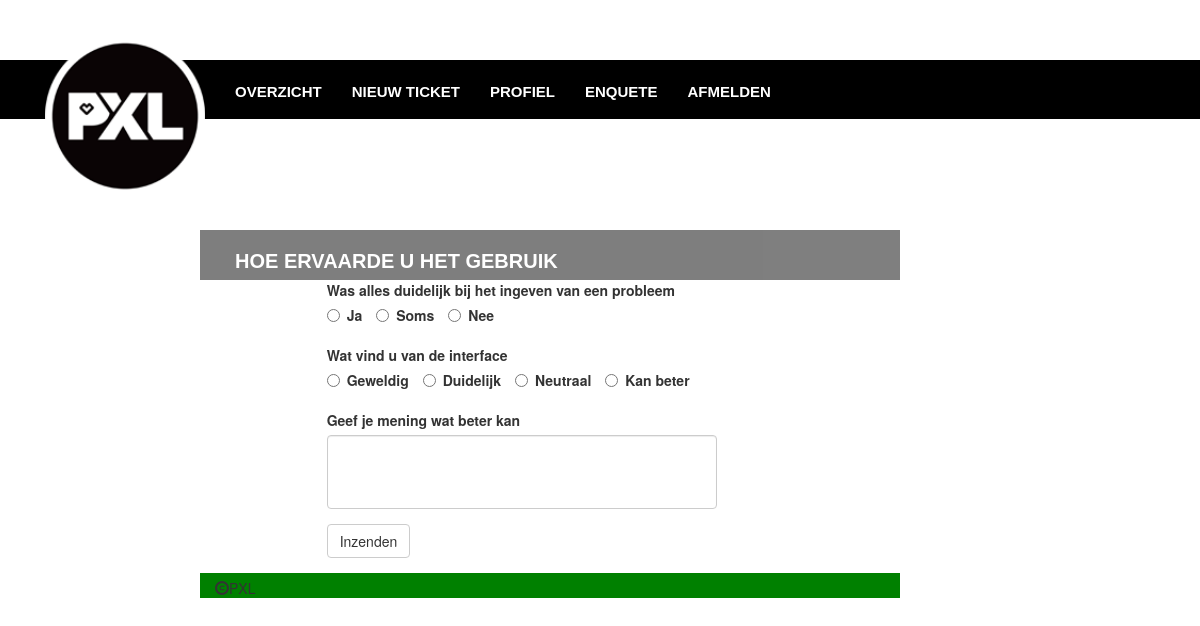
/index.php/enquete_controller, run on an earlier commit of the app's database.
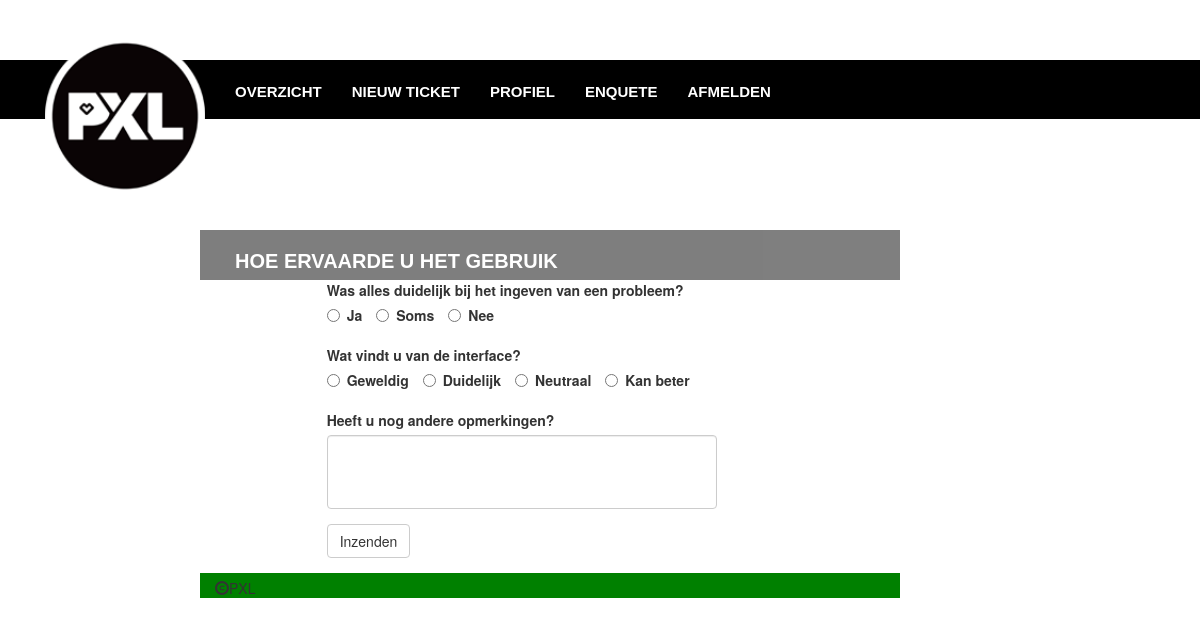
And on a later commit of the database.
### tables this page shows
CREATE TABLE `vragen` (
  `vragenID` int(5) NOT NULL,
  `vraag_text` varchar(255) NOT NULL,
  `antw1_text` varchar(255) NOT NULL,
  `antw2_text` varchar(255) NOT NULL,
  `antw3_text` varchar(255) NOT NULL,
  `antw4_text` varchar(255) NOT NULL
);

### www/application/controllers/enquete_controller.php (called while the page is built, shortened)
<?php
class enquete_controller extends CI_Controller
{
    function __construct()
    {
        $this->load->model('enquete_model', '', TRUE);
    }
    function index()
    {
        $session_data = $this->session->userdata('logged_in');
        $data = array('userID' => $session_data['userID'], 'vragen' => $this->enquete_model->get_vragen());
        $this->load->view('Layout/header');
        $this->load->view('Layout/navigation');
        $this->load->view('user_enquete_view', $data);
        $this->load->view('Layout/footer');
    }
}

### www/index.php (called while the page is built, shortened)
<?php
require_once BASEPATH.'core/CodeIgniter.php';

### www/application/models/enquete_model.php (called while the page is built, shortened)
<?php
class enquete_model extends CI_Model
{
    function get_vragen()
    {
        $this->db->select('vragenID, vraag_text, antw1_text, antw2_text, antw3_text, antw4_text');
        $this->db->from('vragen');
        $query = $this->db->get();
        return $query->result();
    }
}

### www/application/views/user_enquete_view.php (the view, shortened to what this page needs)
<div class="col-md-7 col-md-offset-2 titel">
    <h1>Hoe ervaarde u het gebruik</h1>
</div>
<div class="col-md-7 col-md-offset-2 main home ">
    <div class="col-md-7 col-md-offset-2 center ">
        <?php echo form_open('enquete_controller/afmelden');?>
           <div class="form-group row">
               <label> <?= htmlentities($vragen[0] -> vraag_text, ENT_QUOTES, 'UTF-8'); ?></label></br>
               <?php
                    $vraag1 = array
                    (
                        0 => htmlentities($vragen[0] -> antw1_text, ENT_QUOTES, 'UTF-8'),
                        1 => htmlentities($vragen[0] -> antw2_text, ENT_QUOTES, 'UTF-8'),
                        2 => htmlentities($vragen[0] -> antw3_text, ENT_QUOTES, 'UTF-8')
                    );
               for ($i = 0; $i < 3; $i++)
               {
               ?>
                   <div class="radio-inline">
                       <?php echo form_radio(array(
                           'name' => 'vraag1',
                           'value' => $vraag1[$i],
                           'checked' => set_radio('vraag1',$vraag1[$i])
                       ));
                       echo form_label($vraag1[$i],'vraag1');
                       ?>
                   </div>
              <?php }
               ?>
           </div>
           <div class="form-group row">
                <label><?= htmlentities($vragen[1] -> vraag_text, ENT_QUOTES, 'UTF-8'); ?></label></br>
               <?php
                   $vraag2 = array
                   (
                       0 => htmlentities($vragen[1] -> antw1_text, ENT_QUOTES, 'UTF-8'),
                       1 => htmlentities($vragen[1] -> antw2_text, ENT_QUOTES, 'UTF-8'),
                       2 => htmlentities($vragen[1] -> antw3_text, ENT_QUOTES, 'UTF-8'),
                       3 => htmlentities($vragen[1] -> antw4_text, ENT_QUOTES, 'UTF-8'),
                   );
                    for($i = 0;$i<4;$i++)
                    {
                        ?>
                       <div class="radio-inline">
                          <?php echo form_radio(array(
                           'name' => 'vraag2',
                           'id' => 'vraag2',
                           'value' => $vraag2[$i],
                           'checked' => set_radio('vraag2',$vraag2[$i])
                          ));
                               echo form_label($vraag2[$i],'vraag2');
                          ?>
                   </div>
                    <?php } ?>
           </div>
           <div class="form-group row">
               <label><?= htmlentities($vragen[2] -> vraag_text, ENT_QUOTES, 'UTF-8'); ?></label>
               <textarea class="form-control" rows="3" name="feedback" id="feedback"></textarea>
           </div>
            <div class="form-group row">
               <input class="btn btn-default" type="submit" value="Inzenden" name="submit" id="submit"/>
           </div>
       <?php echo form_close() ?>
    </div>
</div>

### www/application/views/Layout/header.php (shortened to what this page needs)
<!DOCTYPE html>
<html lang="en">
<head>
    <?= link_tag('/assets/bootstrap/css/bootstrap.css') ?>
    <?= link_tag('/assets/bootstrap/css/customStyle.css') ?>
    <?= link_tag('/assets/bootstrap/js/customJavaScript.js') ?>
    <?= link_tag('assets/tablePlugin/css/vendor/bootstrap.min.css')?>
    <?= link_tag('assets/tablePlugin/css/vendor/font-awesome.min.css')?>
    <?= link_tag('assets/tablePlugin/css/jquery.bdt.css')?>
</head>

### www/application/views/Layout/navigation.php (shortened to what this page needs)
<body id="background">
<header class="container hoofding">
    <div id="pxlLine"></div>
<div class="hidden-xs hidden-sm">
    <img class="col-md-2 " src="<?php echo base_url();?>assets/Pictures/Logo_PXL.png" alt="PXL logo"/>
    <nav class="navbar">
        <ul class="nav navbar-nav navbar-style">
            <li class="active"><?php echo anchor(array('home','index'),'Overzicht'); ?></li>
            <li><?php echo anchor(site_url(array('newTicket_controller','index')),'Nieuw ticket');?></li>
            <li><?php echo anchor(site_url(array('profiel_controller','index')),'Profiel');?></li>
            <li><?php echo anchor(site_url(array('enquete_controller','index')),'Enquete');?></li>
            <li><?php echo anchor(site_url(array('home','logout')),'Afmelden'); ?></li>
        </ul>
    </nav>
</div>
    <div class="col-md-2"></div>
</header>

### www/application/views/Layout/footer.php
<?= link_tag('/assets/bootstrap/css/bootstrap.css') ?>
</body>
<footer class="footer col-md-7 col-md-offset-2">
<p><span class="glyphicon glyphicon-copyright-mark"></span>PXL</p>
</footer>
</html>

What changed in the data, as far as the page shows it:
changed vragen "Ja": vraag_text "Was alles duidelijk bij het ingeven van een probleem" → "Was alles duidelijk bij het ingeven van een probleem?"
changed vragen "Geweldig": vraag_text "Wat vind u van de interface" → "Wat vindt u van de interface?"
changed vragen: vraag_text "Geef je mening wat beter kan" → "Heeft u nog andere opmerkingen?"
